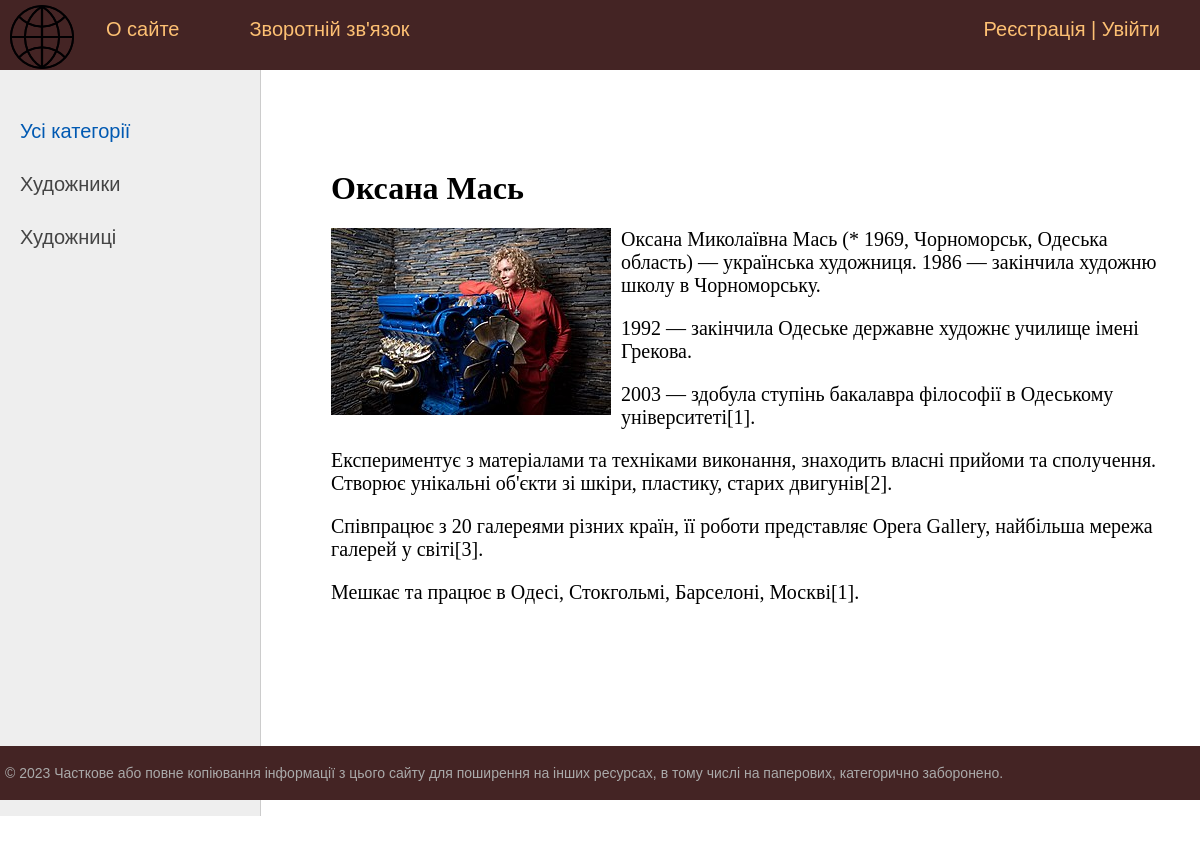
Page /post/oksana/ on the committed database.
### artist/models.py (models this page shows, shortened)
class Category(models.Model):
    name = models.CharField(max_length=100, db_index=True, verbose_name="Категорія")
    slug = models.SlugField(max_length=255, unique=True, db_index=True, verbose_name="URL")
    def get_absolute_url(self):
        return reverse('category', kwargs={'cat_slug': self.slug})
    class Meta:
        verbose_name = 'Категорія'
        verbose_name_plural = 'Категорії'
        ordering = ['id']

class Artist(models.Model):
    title = models.CharField(max_length=255, verbose_name="Заголовок")
    slug = models.SlugField(max_length=255, unique=True, db_index=True, verbose_name="URL")
    content = models.TextField(blank=True, verbose_name="Текст статті")
    photo = models.ImageField(upload_to="photos/%Y/%m/%d/", verbose_name="Фото")
    time_create = models.DateTimeField(auto_now_add=True, verbose_name="Час створення")
    time_update = models.DateTimeField(auto_now=True, verbose_name="Час редакції")
    is_published = models.BooleanField(default=True, verbose_name="Публікація")
    cat = models.ForeignKey('Category', on_delete=models.PROTECT, verbose_name="Категорії")
    def __str__(self):
        return self.title
    class Meta:
        verbose_name = 'Відомі художники'
        verbose_name_plural = 'Відомі художники'
        ordering = ['id']

### artist/views.py (the view)
# urls.py: path('post/<slug:post_slug>/', ShowPost.as_view(), name='post'),
class ShowPost(DataMixin, DetailView):
    model = Artist
    template_name = 'artist/post.html'
    slug_url_kwarg = 'post_slug'
    context_object_name = 'post'
    def get_context_data(self, *, object_list=None, **kwargs):
        context = super().get_context_data(**kwargs)
        c_def = self.get_user_context(title=context['post'])
        return dict(list(context.items()) + list(c_def.items()))

### artist/utils.py (called while the page is built)
    def get_user_context(self, **kwargs):
        context = kwargs
        cats = Category.objects.annotate(Count('artist'))
        user_menu = menu.copy()
        if not self.request.user.is_authenticated:
            user_menu.pop(1)
        context['menu'] = user_menu
        context['cats'] = cats
        if 'cat_selected' not in context:
            context['cat_selected'] = 0
        return context

### artist/templates/artist/post.html
{% extends 'artist/base.html' %}
{% block content %}
<h1>{{post.title}}</h1>
{% if post.photo %}
<p><img class="img-article-left" src="{{post.photo.url}}"></p>
{% endif %}
{{post.content|linebreaks}}
{% endblock %}

### artist/templates/artist/base.html (shortened to what this page needs)
{% load static %}
{% load artist_tags %}
<!DOCTYPE html>
<html>
<head>
	<link type="text/css" href="{% static 'artist/css/stylesd.css' %}" rel="stylesheet" />
</head>
<body>
<table class="table-page" border=0 cellpadding="0" cellspacing="0">
<tr><td valign=top>
{% block mainmenu %}
		<div class="header">
			<ul id="mainmenu" class="mainmenu">
			<li class="logo"><a href="{% url 'home' %}"><div class="logo"></div></a></li>
{% for m in menu %}
			<li><a href="{% url m.url_name %}">{{m.title}}</a></li>
{% endfor %}
				{% if request.user.is_authenticated %}
				<li class="last"> {{user.username}} | <a href="{% url 'logout' %}">Вийти</a></li>
				{% else %}
				<li class="last"><a href="{% url 'register' %}">Реєстрація</a> | <a href="{% url 'login' %}">Увійти</a></li>
				{% endif %}
			</ul>
		</div>
{% endblock mainmenu %}
<table class="table-content" border=0 cellpadding="0" cellspacing="0">
<tr>
	<td valign="top" class="left-chapters">
	<ul id="leftchapters">
{% if cat_selected == 0 %}
		<li class="selected">Усі категорії</li>
{% else %}
		<li><a href="{% url 'home' %}">Усі категорії</a></li>
{% endif %}
    {% for c in cats %}
{% if c.artist__count > 0 %}
	{% if c.pk == cat_selected %}
		<li class="selected">{{c.name}}</li>
	{% else %}
		<li><a href="{{ c.get_absolute_url }}">{{c.name}}</a></li>
	{% endif %}
{% endif %}
{% endfor %}
	</ul>
</td>
<td valign="top" class="content">
	<div class="content-text">
{% block content %}
{% endblock %}
	</div>
</td></tr></table>
</td></tr>
<tr><td valign=top>
	<div id="footer">
		<p>&copy; 2023 Часткове або повне копіювання інформації з цього сайту для поширення на інших ресурсах, в тому числі на паперових, категорично заборонено.</p>
	</div>
</td></tr></table>
</body>
</html>

### artist/static/artist/css/stylesd.css (style rules this page uses)
html, body { font-family: 'Arial'; margin: 0; padding: 0; height: 100%; width: 100%; color: #444; }
a { color: #0059b2; text-decoration: none; }
img { max-width: 600px; height: auto; }
img.img-article-left { max-width: 300px; height: auto; float: left; padding: 0 10px 10px 0; }
.table-page { width: 100%; height: 100%; vertical-align: top; }
.table-page tr { height: 100%; }
.header { background: #442424; height: 70px; }
.logo { background: url('../images/logo.png') no-repeat 10px 5px; width: 76px; height: 70px; }
ul.mainmenu { list-style: none; margin: 0; padding: 0; height: 70px; color: #fdc073; font-size: 20px; overflow: hidden; }
ul.mainmenu li { float: left; margin: 18px 40px 0 30px; }
ul.mainmenu li.logo { margin: 0; }
ul.mainmenu li.last { float: right; }
ul.mainmenu li a { color: #fdc073; text-decoration: none; }
.table-content { width: 100%; min-height: 100%; height: 100%; }
.left-chapters { margin: 0; background: #eee; border-right: 1px solid #ccc; min-height: 100%; }
.left-chapters ul { width: 230px; min-height: 100%; margin: 0; padding: 20px 10px 10px 20px; list-style: none; font-size: 20px; }
.left-chapters ul li { margin: 30px 0 0 0; color: #999; }
.left-chapters ul li.selected { color: #0059b2; }
.left-chapters ul li a { color: #444; text-decoration: none; }
.content { padding: 40px 20px 20px 40px; width: 100%; box-sizing: border-box; }
.content-text { margin: 60px 0 0 30px; color: #000; font-size: 20px; font-family: Yandex Sans Display Light; }
.content-text h1 { font-size: 32px; }
#footer { box-sizing: border-box; background: #442424; padding: 5px; color: #aaa; font-size: 14px; font-family: Verdana, Geneva, Arial, Helvetica; text-align: left; overflow: hidden; }

### rows in the picture
Category: name "Художники"
Category: name "Художниці"
Artist: title "Оксана Мась", photo (picture), content "Оксана Миколаївна Мась (* 1969, Чорноморськ, Одеська область) — українська художниця. 1986 — закінчила художню школу в Чорноморську. 1992 — закінчила Одеське державне художнє училище імені Грекова. 2003 — здобула ступінь бакалавра філософії в Одеському університеті[1]. Експериментує з матеріалами та техніками виконання, знаходить власні прийоми та сполучення. Створює унікальні об'єкти зі шкіри, пластику, старих двигунів[2]. Співпрацює з 20 галереями різних країн, її роботи представляє Opera Gallery, найбільша мережа галерей у світі[3]. Мешкає та працює в Одесі, Стокгольмі, Барселоні, Москві[1]."

### other values in the picture
{{ m.title }} "О сайте" "Зворотній зв'язок"
